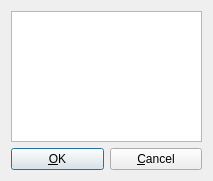
<?xml version="1.0" encoding="UTF-8"?>
<ui version="4.0">
 <class>SelectFields</class>
 <widget class="QDialog" name="SelectFields">
  <property name="windowModality">
   <enum>Qt::NonModal</enum>
  </property>
  <property name="geometry">
   <rect>
    <x>0</x>
    <y>0</y>
    <width>213</width>
    <height>181</height>
   </rect>
  </property>
  <property name="windowTitle">
   <string>Dialog</string>
  </property>
  <property name="windowIcon">
   <iconset theme="log" resource="../../resource.qrc">
    <normaloff>:/Default/icons/log.png</normaloff>:/Default/icons/log.png</iconset>
  </property>
  <property name="modal">
   <bool>true</bool>
  </property>
  <layout class="QVBoxLayout" name="verticalLayout">
   <item>
    <widget class="QListWidget" name="listWidget"/>
   </item>
   <item>
    <layout class="QHBoxLayout" name="horizontalLayout">
     <item>
      <widget class="QPushButton" name="pushButton_2">
       <property name="text">
        <string>&amp;OK</string>
       </property>
      </widget>
     </item>
     <item>
      <widget class="QPushButton" name="pushButton">
       <property name="text">
        <string>&amp;Cancel</string>
       </property>
      </widget>
     </item>
    </layout>
   </item>
  </layout>
 </widget>
 <resources>
  <include location="../../resource.qrc"/>
 </resources>
 <connections>
  <connection>
   <sender>pushButton_2</sender>
   <signal>clicked()</signal>
   <receiver>SelectFields</receiver>
   <slot>accept()</slot>
   <hints>
    <hint type="sourcelabel">
     <x>19</x>
     <y>150</y>
    </hint>
    <hint type="destinationlabel">
     <x>27</x>
     <y>176</y>
    </hint>
   </hints>
  </connection>
  <connection>
   <sender>pushButton</sender>
   <signal>clicked()</signal>
   <receiver>SelectFields</receiver>
   <slot>reject()</slot>
   <hints>
    <hint type="sourcelabel">
     <x>182</x>
     <y>153</y>
    </hint>
    <hint type="destinationlabel">
     <x>207</x>
     <y>164</y>
    </hint>
   </hints>
  </connection>
 </connections>
</ui>
